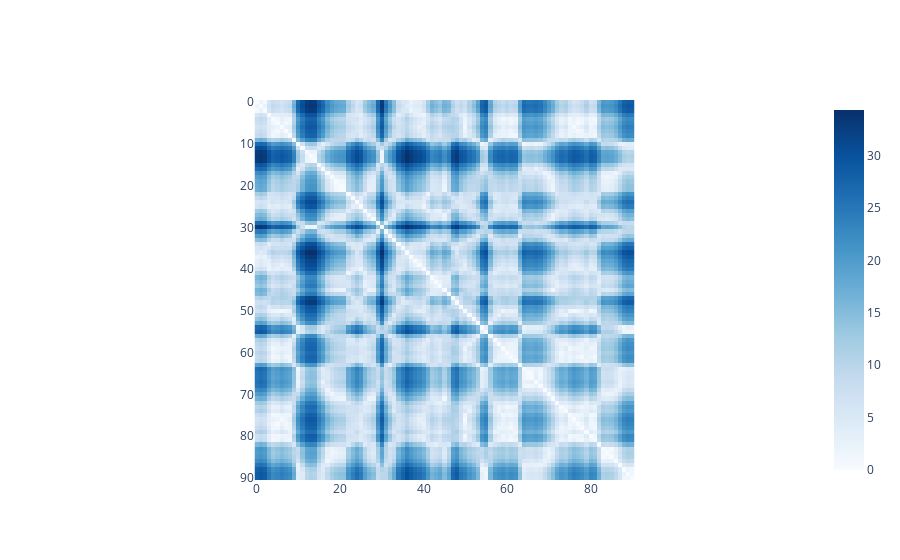

This figure's notebook cell:
### Markdown cell above
This is what distances in homology dimension 0 look like:

### Code cell
plot_heatmap(X_distance_L[:, :, 0], colorscale='blues')

### Figure 1 — Plotly figure (JSON) as saved in the notebook; plotly's stock layout.template omitted (floating-point values rounded to 4 significant figures; data arrays with more than 128 entries replaced by an {"elided": "..."} marker saying what was removed)
{"data": [{"colorscale": [[0, "rgb(247,251,255)"], [0.125, "rgb(222,235,247)"], [0.25, "rgb(198,219,239)"], [0.375, "rgb(158,202,225)"], [0.5, "rgb(107,174,214)"], [0.625, "rgb(66,146,198)"], [0.75, "rgb(33,113,181)"], [0.875, "rgb(8,81,156)"], [1, "rgb(8,48,107)"]], "type": "heatmap", "z": {"elided": "91x91 float values"}}], "layout": {"plot_bgcolor": "white", "xaxis": {"constrain": "domain", "scaleanchor": "y"}, "yaxis": {"autorange": "reversed", "constrain": "domain"}}}
